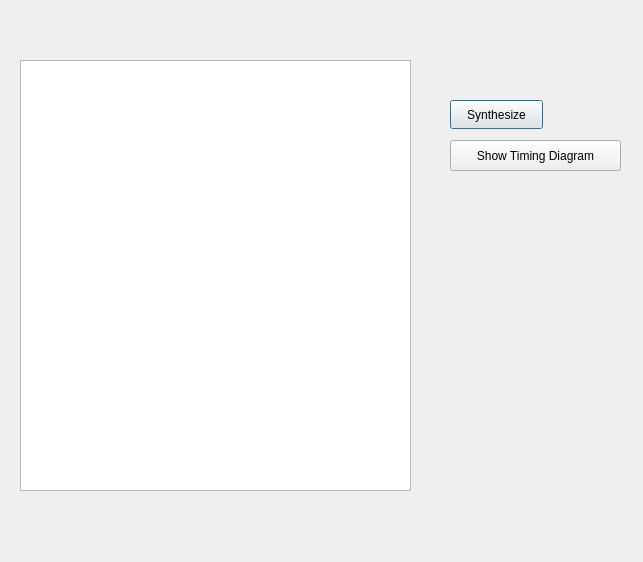
<?xml version="1.0" encoding="UTF-8"?>
<ui version="4.0">
 <class>VerilogTextEditorDialog</class>
 <widget class="QDialog" name="VerilogTextEditorDialog">
  <property name="geometry">
   <rect>
    <x>0</x>
    <y>0</y>
    <width>643</width>
    <height>562</height>
   </rect>
  </property>
  <property name="windowTitle">
   <string>Dialog</string>
  </property>
  <widget class="QTextEdit" name="textEdit">
   <property name="geometry">
    <rect>
     <x>20</x>
     <y>60</y>
     <width>391</width>
     <height>431</height>
    </rect>
   </property>
  </widget>
  <widget class="QPushButton" name="pushButton">
   <property name="geometry">
    <rect>
     <x>450</x>
     <y>100</y>
     <width>93</width>
     <height>29</height>
    </rect>
   </property>
   <property name="text">
    <string>Synthesize</string>
   </property>
  </widget>
  <widget class="QPushButton" name="pushButton_2">
   <property name="geometry">
    <rect>
     <x>450</x>
     <y>140</y>
     <width>171</width>
     <height>31</height>
    </rect>
   </property>
   <property name="text">
    <string>Show Timing Diagram</string>
   </property>
  </widget>
 </widget>
 <resources/>
 <connections/>
</ui>
